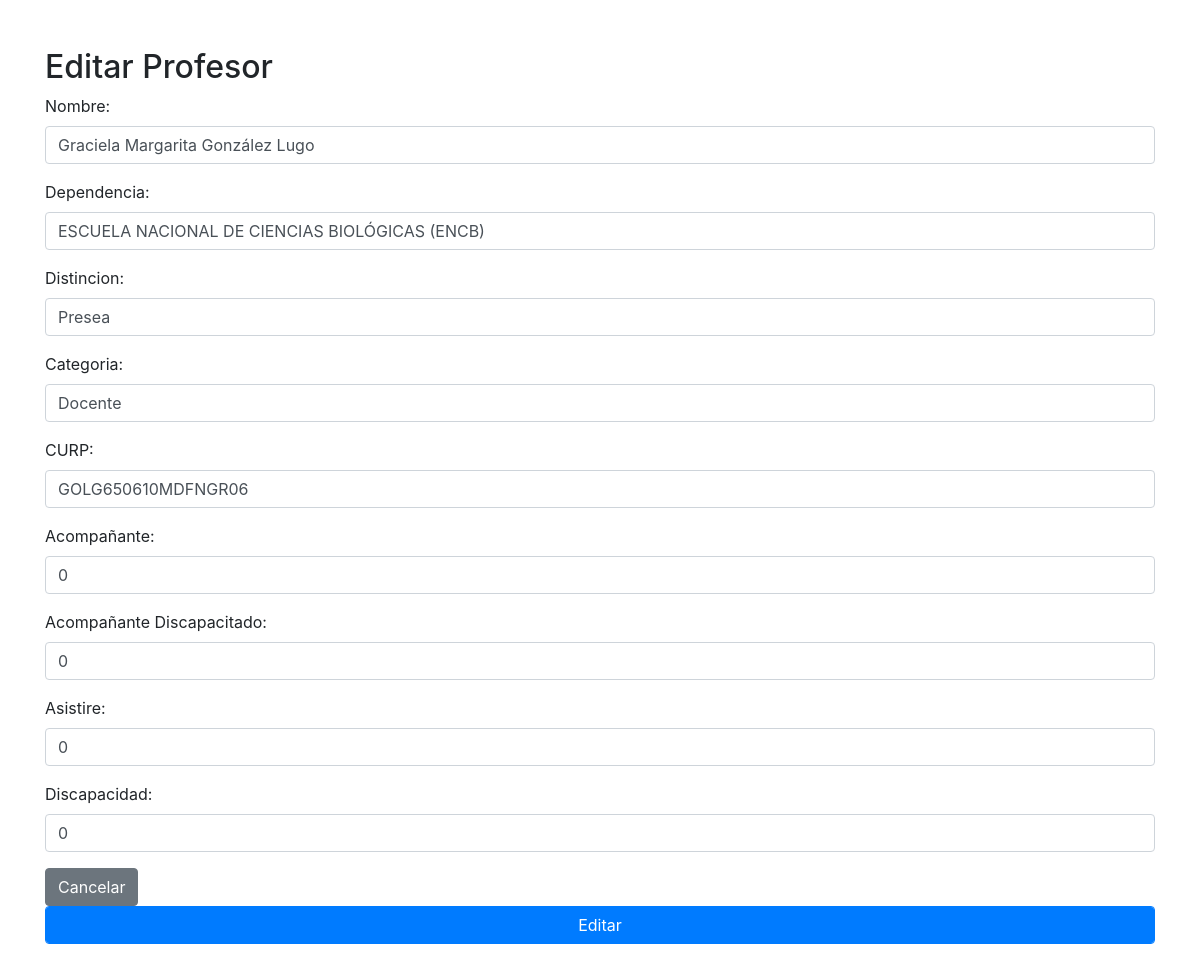
Page /controllers/crud.php?id=103 on the earlier database version.
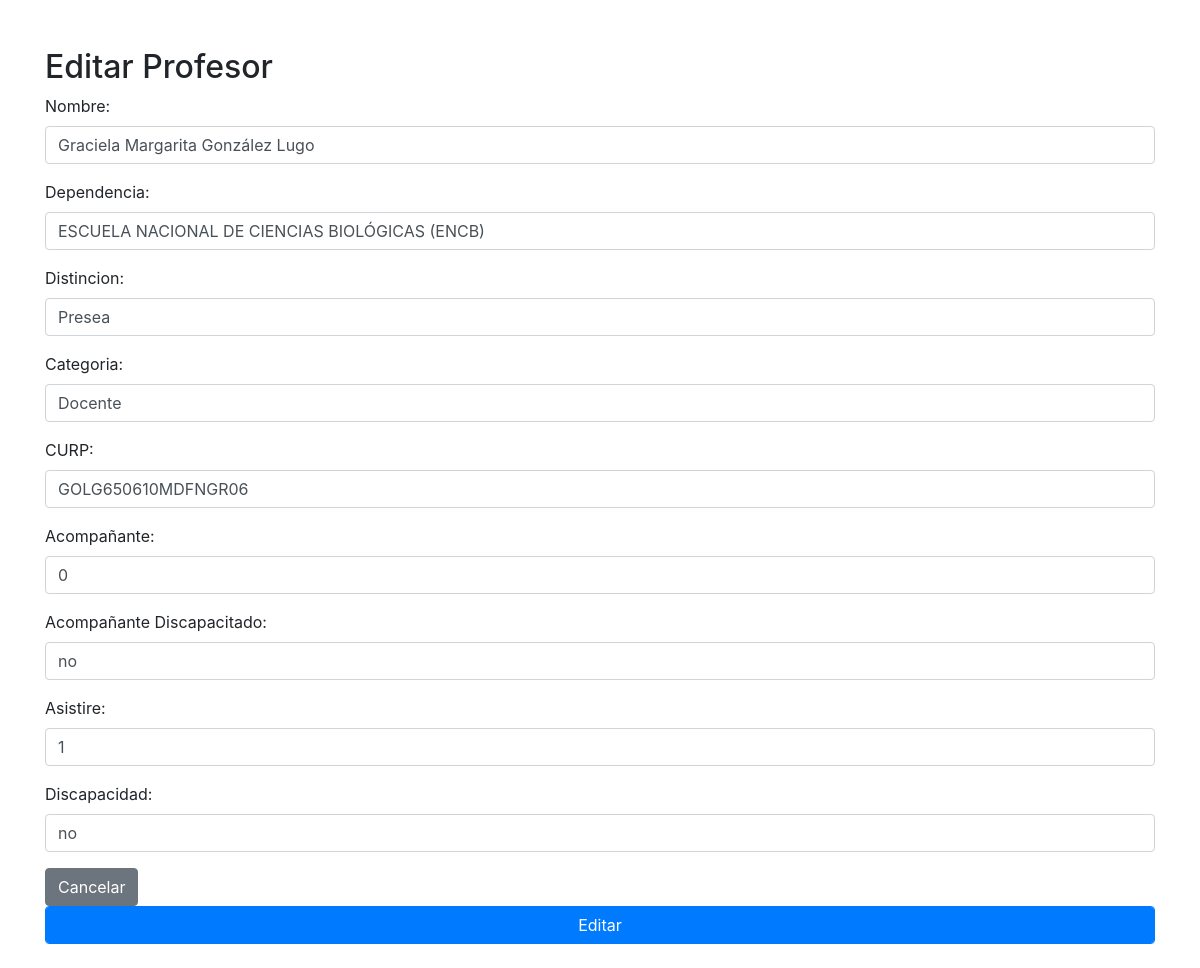
Same page on the later database version.
### tables this page shows
CREATE TABLE `profesor` (
  `id` bigint NOT NULL AUTO_INCREMENT,
  `nombre` text,
  `dependencia` text,
  `distincion` text,
  `categoria` text,
  `curp` text,
  `acompanante` text,
  `acompanante_discapacitado` text,
  `asistire` bigint DEFAULT NULL,
  `discapacidad` text,
  PRIMARY KEY (`id`)
);

### models/profesorModel.php (called while the page is built, shortened)
<?php
class ProfesorModel {
    private $db;
    public function __construct() {
        $host = 'localhost';
        $username = 'root';
        $password = 'kinect123';
        $dbname = 'merito_politecnico';
        try {
            $this->db = new PDO("mysql:host=$host;dbname=$dbname", $username, $password);
            $this->db->setAttribute(PDO::ATTR_ERRMODE, PDO::ERRMODE_EXCEPTION);
        } catch (PDOException $e) {
            echo "Error de conexión: " . $e->getMessage();
            die();
        }
    }
    public function obtenerProfesor($idProfesor) {
        $stmt = $this->db->prepare("SELECT * FROM profesor WHERE id = :id");
        $stmt->bindParam(':id', $idProfesor);
        $stmt->execute();
        $result = $stmt->fetch(PDO::FETCH_ASSOC);
        return $result;
    }
}

### views/formulario_edicion.php (the view, shortened to what this page needs)
<!DOCTYPE html>
<html lang="es">
<head>
    <link rel="stylesheet" href="https://maxcdn.bootstrapcdn.com/bootstrap/4.0.0/css/bootstrap.min.css">
</head>
<body class="container mt-5">
    <?php
    if (isset($_GET['id']) && is_numeric($_GET['id'])) {
        require_once '../models/ProfesorModel.php';
        $profesorModel = new ProfesorModel();
        $idProfesor = $_GET['id'];
        $profesor = $profesorModel->obtenerProfesor($idProfesor);
        if ($profesor) {
            $nombre = $profesor['nombre'];
            $dependencia = $profesor['dependencia'];
            $distincion = $profesor['distincion'];
            $categoria = $profesor['categoria'];
            $curp = $profesor['curp'];
            $acompanante = $profesor['acompanante'];
            $acompanante_discapacitado = $profesor['acompanante_discapacitado'];
            $asistire = $profesor['asistire'];
            $discapacidad = $profesor['discapacidad'];
        } else {
            echo '<div class="alert alert-danger" role="alert">Profesor no encontrado.</div>';
            exit();
        }
    } else {
        echo '<div class="alert alert-danger" role="alert">ID de profesor no válido.</div>';
        exit();
    }
    ?>
    <h2>Editar Profesor</h2>
    <form action="../controllers/crud.php" method="post">
        <div class="form-group">
            <label for="nombre">Nombre:</label>
            <input type="text" name="nombre" class="form-control" value="<?php echo $nombre; ?>" required>
        </div>
        <div class="form-group">
            <label for="dependencia">Dependencia:</label>
            <input type="text" name="dependencia" class="form-control" value="<?php echo $dependencia; ?>" required>
        </div>
        <div class="form-group">
            <label for="distincion">Distincion:</label>
            <input type="text" name="distincion" class="form-control" value="<?php echo $distincion; ?>" required>
        </div>
        <div class="form-group">
            <label for="categoria">Categoria:</label>
            <input type="text" name="categoria" class="form-control" value="<?php echo $categoria; ?>" required>
        </div>
        <div class="form-group">
            <label for="curp">CURP:</label>
            <input type="text" name="curp" class="form-control" value="<?php echo $curp; ?>" required>
        </div>
        <div class="form-group">
            <label for="acompanante">Acompañante:</label>
            <input type="text" name="acompanante" class="form-control" value="<?php echo $acompanante; ?>" required>
        </div>
        <div class="form-group">
            <label for="acompanante_discapacitado">Acompañante Discapacitado:</label>
            <input type="text" name="acompanante_discapacitado" class="form-control" value="<?php echo $acompanante_discapacitado; ?>" required>
        </div>
        <div class="form-group">
            <label for="asistire">Asistire:</label>
            <input type="text" name="asistire" class="form-control" value="<?php echo $asistire; ?>" required>
        </div>
        <div class="form-group">
            <label for="discapacidad">Discapacidad:</label>
            <input type="text" name="discapacidad" class="form-control" value="<?php echo $discapacidad; ?>" required>
        </div>
        <a href="dashboard.php" class="btn btn-secondary">Cancelar</a>
        <button type="submit" name="editar" class="btn btn-primary form-control">Editar</button>
    </form>
    <br>
</body>
</html>

### controllers/crud.php (shortened to what this page needs)
<?php
require_once '../models/ProfesorModel.php';
if (isset($_GET['id'])) {
    include '../views/formulario_edicion.php';
    exit();
}
?>

Differences in the rows shown:
changed profesor "Graciela Margarita González Lugo": acompanante_discapacitado "0" → "no"; asistire "0" → "1"; discapacidad "0" → "no"
